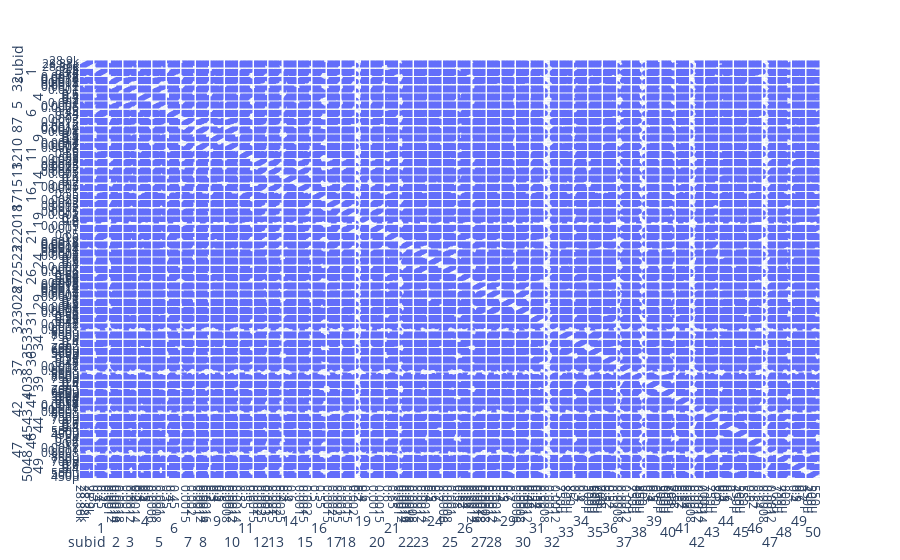

Notebook source saved alongside this figure:
### Code cell
px.scatter_matrix(data_ad)  # NOt memory efficient,
